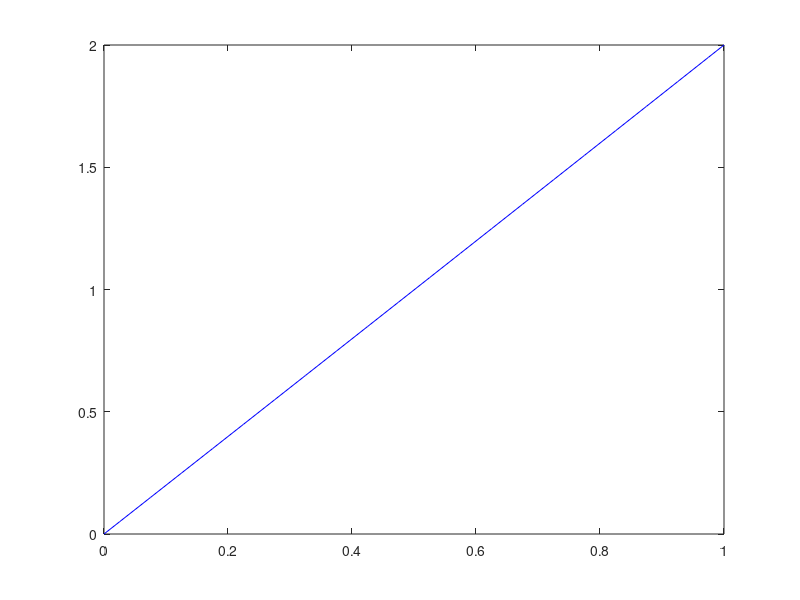

This figure's MATLAB source:
% Cho bài toán khuếch tán như sau:
% \dfrac{\partial u}{\partial t}(x, t) = D\dfrac{\partial^2 u}{\partial^2 x}(x, t) + S(x, t)

% Câu 1.a
% u_e(x, t) = e^{-t}(x^2 - x) + 2x thỏa điều kiện đầu và điều kiện biên của
% bài toán:
% Điều kiện đầu: u(x, 0) &= x^2 + x
% Điều kiện biên: u(0, t) = 0, u(1, t) = 2

% Câu 1.b
% D = 1, để u_e(x, t) = e^{-t}(x^2 - x) + 2x thì
% S(x,t) = -e^{-t}(x^2-x+2)

% Câu 1.c
% D = 1
% S(x,t) = -e^{-t}(x^2-x+2)
% Lưới 20 phần tử và 10 bước thời gian.
% Tìm sai số giữa u_h và u_e

% Giải quyết bài toán
% Xóa bộ nhớ, xóa các biến trước đó
clc; clear all; format long

% Khoảng giá trị của x
x_start = 0; x_end = 1;

% Chiều dài không gian
L = x_end - x_start;

% Khoảng giá trị của t
t_start = 0; t_end = 5;

% Tổng thời gian
T = t_end - t_start;

% Số lượng phần tử của lưới
Ne = 20;

% Kích thước bước không gian (Spatial step size)
dL = L / Ne;

% Khởi tạo các phần tử
ele.coo = (dL / 2):dL:L;

% Số lượng bước thời gian
Nt = 10;

% Kích thước bước thời gian (Time step size)
dt = T / Nt;

% Hệ số khuếch tán
D = 1;

% Điều kiện đầu
U_o = (ele.coo).^2 + ele.coo;

% Các điều kiện biên
UL = 0; UR = 2;

% Khởi tạo giá trị độ lỗi
Er = 0;

% Cài đặt bộ giải
for i_tim=1:Nt              % Vòng lặp thời gian
    MU = zeros(Ne); FU = zeros(Ne,1);
    for k=1:Ne              % Vòng lặp thể tích
        % Tính toán source term
        S = -exp(-i_tim*dt) * (ele.coo(k)^2 - ele.coo(k) + 2);

        MU(k,k) = MU(k,k) + dL/dt;
        FU(k) = FU(k) + dL/dt*U_o(k) + S*dL;

        % inside volume
        if k > 1 && k < Ne      
            MU(k,[k k-1])=MU(k,[k k-1])+D/dL*[1 -1];
            MU(k,[k k+1])=MU(k,[k k+1])+D/dL*[1 -1];
        end
    end

    % Điều kiện biên trái
    MU(1,1)     = MU(1,1) + D/dL*2;
    FU(1)       = FU(1) + D/dL*2*UL;
    MU(1,[1 2]) = MU(1,[1 2]) + D/dL*[1 -1];

    % Điều kiện biên phải
    MU(Ne,[Ne Ne-1]) = MU(Ne,[Ne Ne-1]) + D/dL*[1 -1];
    MU(Ne,Ne)        = MU(Ne,Ne) + D/dL*2;
    FU(Ne)           = FU(Ne) + D/dL*2*UR;

    % Giải hệ phương trình tuyến tính
    U = MU\FU; U_o = U; 
    X = [0 ele.coo 1]; UU = [UL; U; UR];
    plot(X',UU,'b-'); pause(0.5);

    % Tính toán độ lỗi
    Ert=0; Ue=zeros(Ne,1);
    for k=1:Ne
        Ue(k) = exp(-i_tim*dt)*(ele.coo(k)^2 - ele.coo(k)) + 2 * ele.coo(k);
        Ert = Ert + (U(k) - Ue(k))^2*dL;
    end
    Er = Er + dt*Ert;
end % vòng lặp thời gian

% Hiển thị kết quả
disp(['Numerical solution u_h: [' num2str(U(:).') ']']) ;
disp(['TExact solution u_e: [' num2str(Ue(:).') ']']) ;
disp('Error between u_h and u_e:');
disp(sqrt(Er));